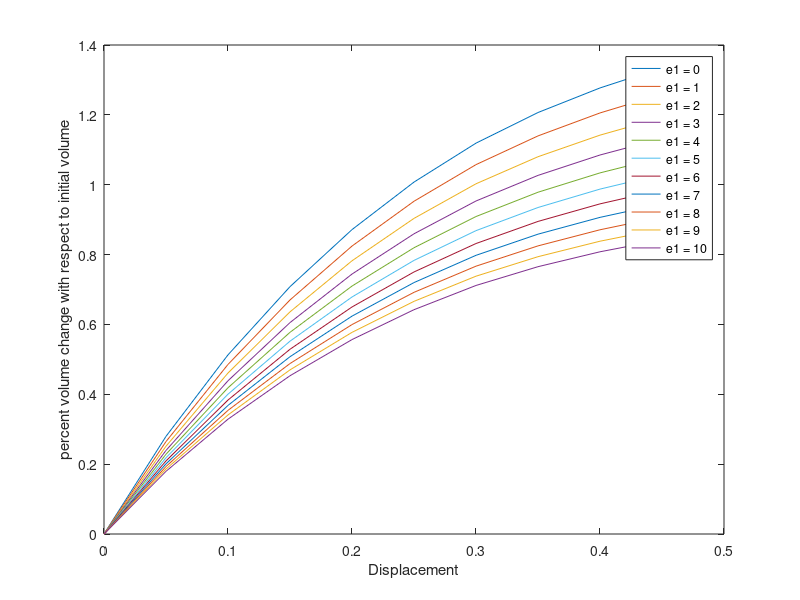

The MATLAB script that drew this image:
close all
clear
clc

Displacement = [0.0, 0.05, 0.1, 0.15000000000000002, 0.2, 0.25, 0.30000000000000004, 0.35000000000000003, 0.4, 0.45];


v0 = [1.0000000000000624, 1.0027954990621906, 1.005129069896842, 1.0070810131111927, 1.008714616386691, 1.0100753450522149, 1.0111901525649674, 1.0120669842461514, 1.0127705536802185, 1.013349064445531];

v1 = [1.0000000000000624, 1.002646772547642, 1.0048550222762336, 1.006700623203991, 1.0082434380561505, 1.0095264502019117, 1.0105751650506147, 1.0113973214488872, 1.0120548703214458, 1.012591915966411];

v2 = [1.0000000000000624, 1.0025132822987695, 1.004609200989912, 1.0063597364262216, 1.007821720385873, 1.0090359424491941, 1.0100266255633834, 1.0108012849276375, 1.011419391958282, 1.011921634928179];

v3 = [1.0000000000000624, 1.00239279672771, 1.0043874433693374, 1.0060524604463157, 1.0074419717466645, 1.0085948062761467, 1.0095340349709503, 1.0102669364668542, 1.0108507328316714, 1.011323195386085];

v4 = [1.0000000000000624, 1.002283500146746, 1.0041863693763646, 1.005774027486203, 1.007098159862607, 1.0081958285123038, 1.00908905973577, 1.0097848903687288, 1.0103384818921404, 1.0107850839179064];

v5 = [1.0000000000000624, 1.002183900124522, 1.0040032053402164, 1.0055205362072663, 1.0067853680344212, 1.007833159508854, 1.0086849832497358, 1.0093476377875659, 1.0098743753768562, 1.0102982458358962];

v6 = [1.0000000000000624, 1.0020927585675858, 1.0038356534443964, 1.0052887621543785, 1.006499545603855, 1.0075019995175756, 1.0083163213678337, 1.008949074368195, 1.0094517453267209, 1.009855433502206];

v7 = [1.0000000000000624, 1.0020090397235788, 1.0036817936328017, 1.005076016230922, 1.0062373233787927, 1.0071983695282356, 1.0079785457181314, 1.0085841909715616, 1.0090651371838022, 1.0094507555452557];

v8 = [1.0000000000000624, 1.0019318704464109, 1.0035400088834203, 1.004880037475142, 1.005995874850676, 1.00691894063693, 1.007667880137, 1.0082488194217019, 1.0087100369615642, 1.0090793611359203];

v9 = [1.0000000000000624, 1.0018605094754685, 1.003408927585228, 1.0046989107519984, 1.0057728103240786, 1.0066609049112338, 1.007381148086875, 1.0079394614216117, 1.0083826711290438, 1.008737210518416];

v10 = [1.0000000000000624, 1.0017943234289786, 1.003287378607936, 1.0045310028191767, 1.0055660951070142, 1.0064218762561687, 1.0071156564391732, 1.007653161199571, 1.0080798571582392, 1.0084209083428994];


plot(Displacement,(v0-1)*100) % percent volume change with respect to initial volume
hold on
plot(Displacement,(v1-1)*100)
plot(Displacement,(v2-1)*100)
plot(Displacement,(v3-1)*100)
plot(Displacement,(v4-1)*100)
plot(Displacement,(v5-1)*100)
plot(Displacement,(v6-1)*100)
plot(Displacement,(v7-1)*100)
plot(Displacement,(v8-1)*100)
plot(Displacement,(v9-1)*100)
plot(Displacement,(v10-1)*100)

legend("e1 = 0", "e1 = 1", "e1 = 2", "e1 = 3", "e1 = 4", "e1 = 5", "e1 = 6", "e1 = 7", "e1 = 8", "e1 = 9", "e1 = 10");

xlabel("Displacement")
ylabel("percent volume change with respect to initial volume")
